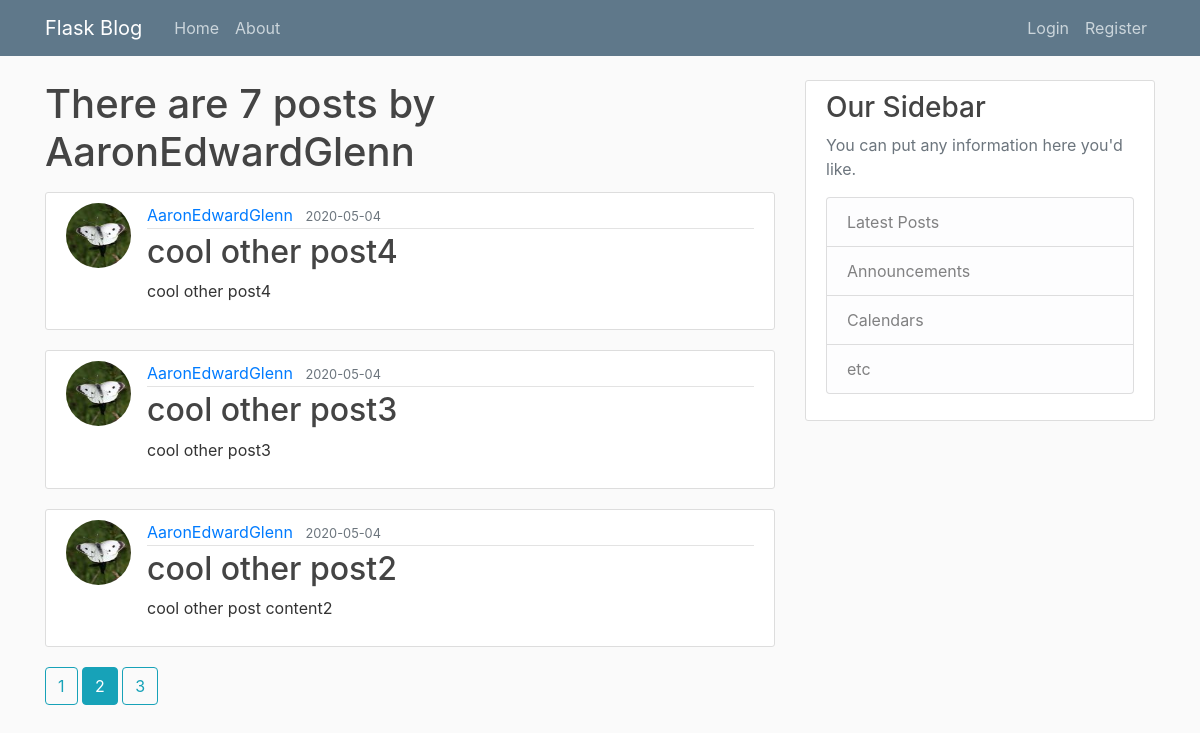
The app's page /user/AaronEdwardGlenn?page=2, older data.
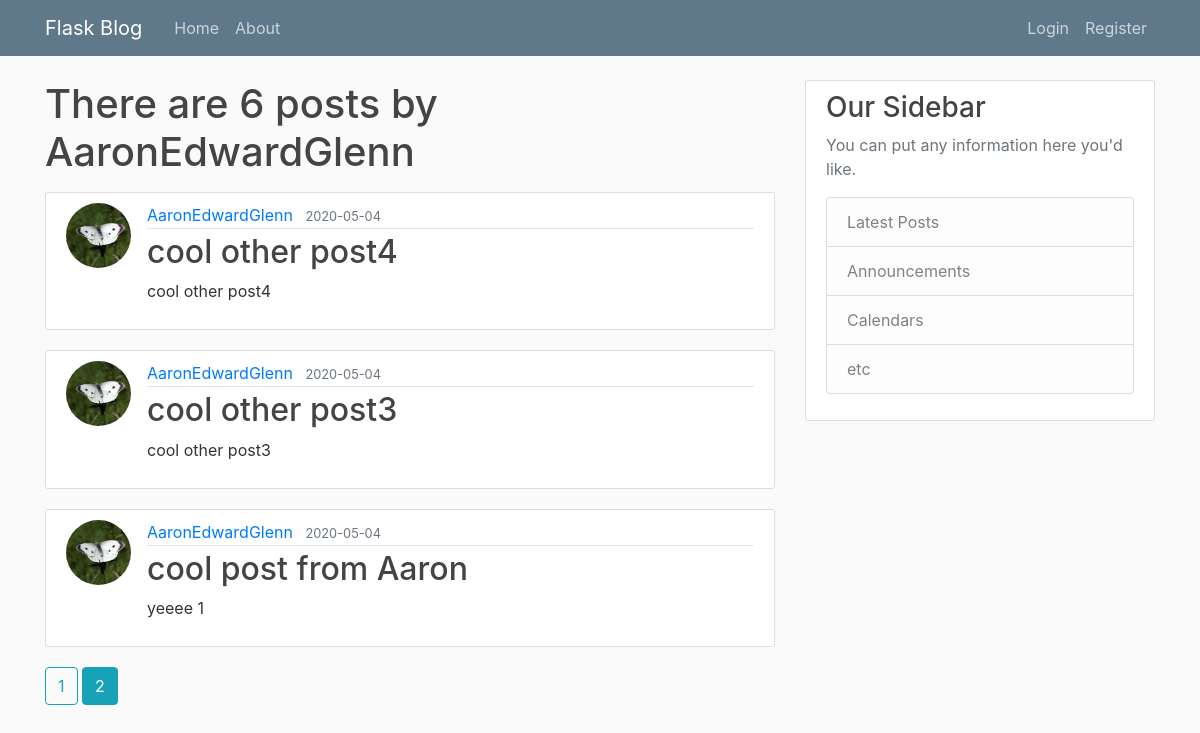
The same page, newer data.
### flaskblog/models.py (models this page shows, shortened)
class Post(db.Model):
    id = db.Column(db.Integer, primary_key=True)
    title = db.Column(db.String(100), nullable=False)
    date_posted = db.Column(db.DateTime, nullable=False, default=datetime.utcnow)
    content = db.Column(db.Text, nullable=False)
    user_id = db.Column(db.Integer, db.ForeignKey('user.id'), nullable=False)

class User(db.Model, UserMixin):
    id = db.Column(db.Integer, primary_key=True)
    username = db.Column(db.String(20), unique=True, nullable=False)
    email = db.Column(db.String(120), unique=True, nullable=False)
    image_file = db.Column(db.String(20), nullable=False, default='default.jpg')
    password = db.Column(db.String(60), nullable=False)
    posts = db.relationship('Post', backref='author', lazy=True)

### flaskblog/users/routes.py (the view)
@users.route("/user/<string:username>")
def user_posts(username):
    page = request.args.get('page', 1, type=int)
    user = User.query.filter_by(username=username).first_or_404()
    posts = Post.query.filter_by(author=user)\
        .order_by(Post.date_posted.desc())\
        .paginate(page=page, per_page=3)
    return render_template('user_posts.html', posts=posts, user=user)

### flaskblog/templates/user_posts.html
{% extends "layout.html" %}
{% block content %}
    <h1 class="mb-3">There are {{ posts.total }} posts by {{ user.username }}</h1>
    {% for post in posts.items %}
        <article class="media content-section">
          <img class="rounded-circle article-img" src="{{ url_for('static', filename='profile_pics/' + post.author.image_file) }}">
          <div class="media-body">
            <div class="article-metadata">
              <a class="mr-2" href="{{ url_for('users.user_posts', username=post.author.username) }}">{{ post.author.username }}</a>
              <small class="text-muted">{{ post.date_posted.strftime('%Y-%m-%d') }}</small>
            </div>
            <h2><a class="article-title" href="{{ url_for('posts.post', post_id=post.id) }}">{{ post.title }}</a></h2>
            <p class="article-content">{{ post.content }}</p>
          </div>
        </article>
    {% endfor %}
    {% for page_num in posts.iter_pages(left_edge=1, right_edge=1, left_current=1, right_current=2) %}
      {% if page_num %}
        {% if posts.page == page_num %}
          <a class="btn btn-info mb-4" href="{{ url_for('users.user_posts', username=user.username, page=page_num) }}">{{ page_num }}</a>
        {% else %}
          <a class="btn btn-outline-info mb-4" href="{{ url_for('users.user_posts', username=user.username, page=page_num) }}">{{ page_num }}</a>
        {% endif %}
      {% else %}
        ...
      {% endif %}
    {% endfor %}
{% endblock content %}

Row changes from the older to the newer data that the page shows:
removed Post: image_file (picture), author.username "AaronEdwardGlenn", date_posted "2020-05-04", title "cool other post2", content "cool other post content2"
now on this page (row unchanged): Post: image_file (picture), author.username "AaronEdwardGlenn", date_posted "2020-05-04", title "cool post from Aaron", content "yeeee 1"
Text that changed along with them:
{{ posts.total }}: "7" → "6"
list line gone: "3"
